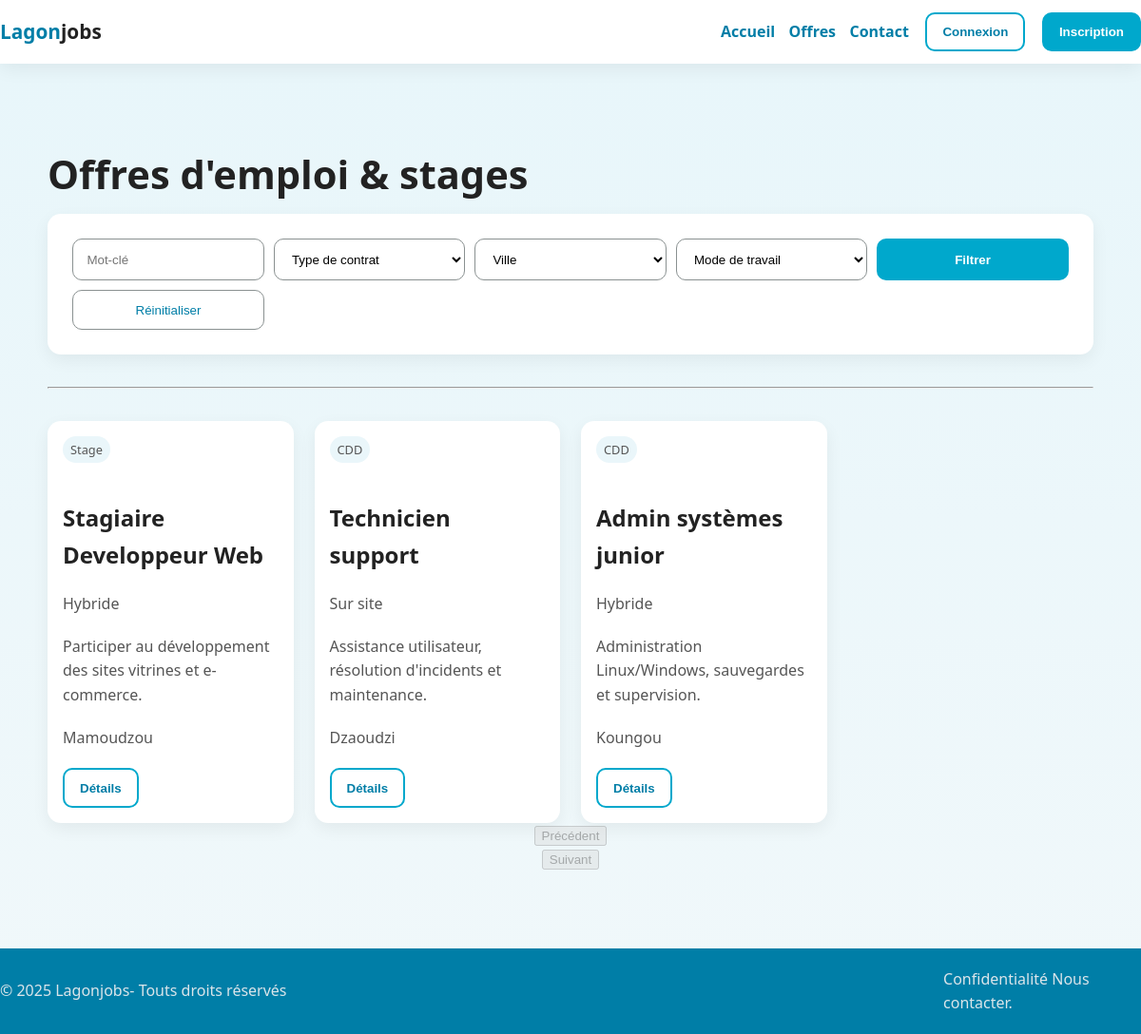
Before: /Frontoffice/offres.php with the older database file.
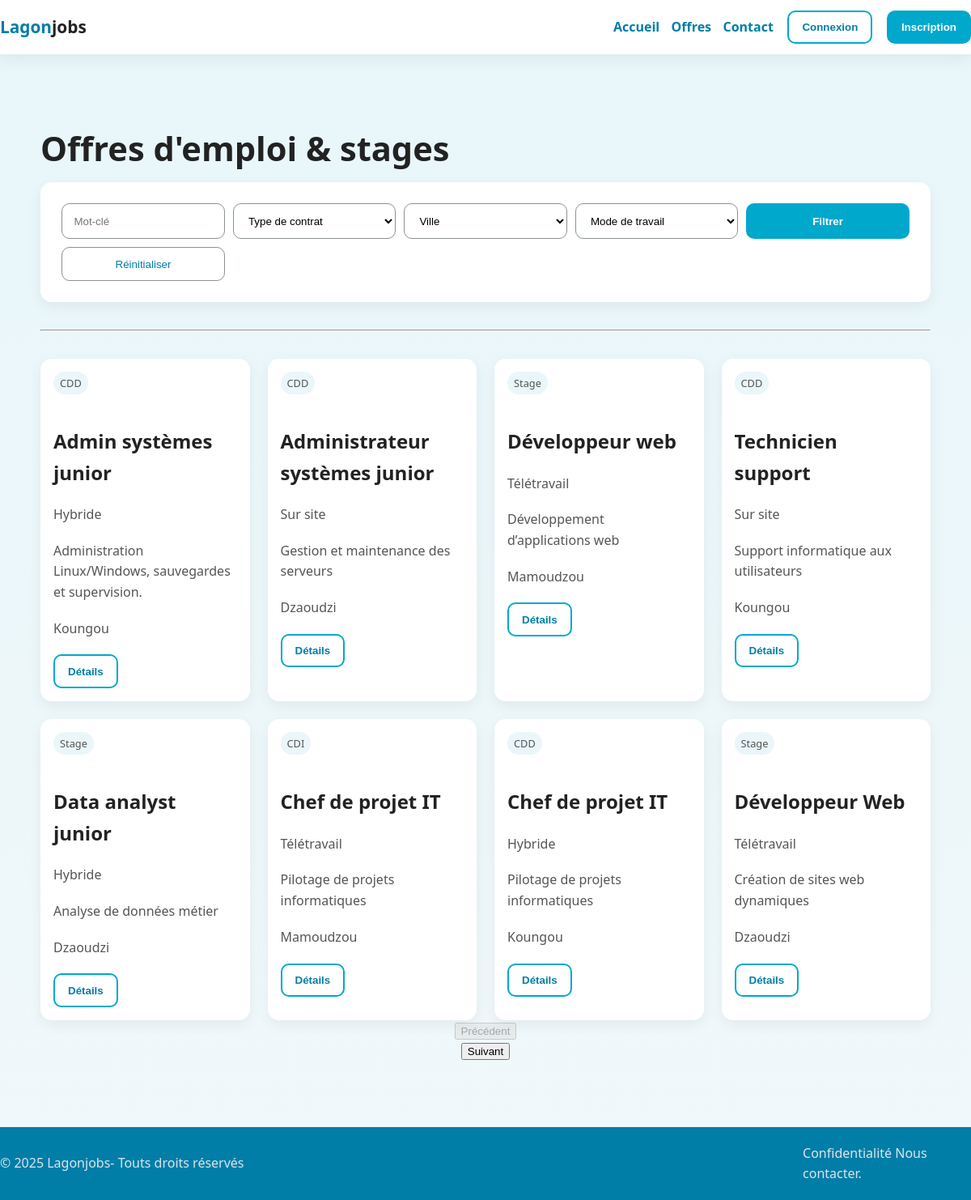
After: the same page with the newer database file.
### tables this page shows
CREATE TABLE `offres` (
  `Id` int(11) NOT NULL,
  `Titre` varchar(50) NOT NULL,
  `Description` text NOT NULL,
  `Mission` text NOT NULL,
  `Profil` text NOT NULL,
  `Id_contrat` int(11) NOT NULL,
  `Id_ville` int(11) NOT NULL,
  `Id_mode_de_travail` int(11) NOT NULL,
  `Date_debut` date NOT NULL,
  `Date_fin` date NOT NULL,
  `Id_status` int(11) NOT NULL
);

CREATE TABLE `types_de_contrat` (
  `Id` int(11) NOT NULL,
  `Contrat` varchar(50) NOT NULL
);

CREATE TABLE `modes_de_travail` (
  `Id` int(11) NOT NULL,
  `Mode_de_travail` varchar(50) NOT NULL
);

CREATE TABLE `villes` (
  `Id` int(11) NOT NULL,
  `Nom_ville` varchar(50) NOT NULL
);

### Frontoffice/select.php (called while the page is built, shortened)
<?php
$sql = "SELECT of.Id,
of.Titre,
tdc.Contrat,
vil.Nom_ville,
of.Id_status,
mdt.Mode_de_travail,
of.Description,
of.Mission,
of.Profil,
of.Date_debut,
of.Date_fin,
TIMESTAMPDIFF(DAY, of.Date_debut, of.Date_fin) as nb_jours
FROM offres of
JOIN status st ON of.Id_status=st.Id
JOIN types_de_contrat tdc ON of.Id_contrat=tdc.Id
JOIN villes vil ON of.Id_ville=vil.Id
JOIN modes_de_travail mdt ON of.Id_mode_de_travail=mdt.Id
WHERE of.Id_status = 1
";
$params = [];
$page_actuel=1;
$sl = "SELECT COUNT(Id) FROM `offres`";
$stmt = $pdo->prepare($sl);
$stmt->execute();
$nbOffres=$stmt->fetchColumn();
$nbDePages = intdiv($nbOffres, 8);
if (($nbOffres%8)!= 0){
    $nbDePages+=1;
}
$debut = ($page_actuel * 8) - 8;
$sql.=" ORDER BY of.Id LIMIT ".$debut.",8";
$stmt = $pdo->prepare($sql);
$stmt->execute($params);
$offres=$stmt->fetchall();
?>

### Frontoffice/session.php (called while the page is built, shortened)
<?php
require_once(__DIR__ . '/select.php');
?>

### Frontoffice/offres.php (the view, shortened to what this page needs)
<?php
require_once('../asset/configmysql.php');
require_once(__DIR__ . '/session.php');
require_once(__DIR__ . '/select.php');
?>
<!DOCTYPE html>
<html lang="en">
<head>
    <link rel="stylesheet" href="../css/style.css">
</head>
<body>
  <header class="site-header header-inner">
    <span class="logo"><a href="gestion_offre.html">Lagon</a>jobs</span>
    <nav class="nav">
        <a href="index.php">Accueil</a>
        <a href="offres.php">Offres</a>
        <a href="contact.php">Contact</a>
        <?php
        if(!isset($_SESSION['LOG_USER'])){
        ?>
            <button class="btn btn-outline" onclick="window.location.href='connexion.php'">Connexion</button>
            <button class="btn" onclick="window.location.href='inscription.php'">Inscription</button>
        <?php }else{ ?>
            <button class="btn" onclick="window.location.href='deconnexion.php'">Deconnexion</button>
        <?php } ?>
    </nav>
  </header>
  <main class="hero">
    <div class="container">
      <h1>Offres d'emploi & stages</h1>
        <form action="offres.php" method="POST" class="form filter-bar">
            <?php if (!isset($_POST['motcle'])){ ?>
              <input type="text" name="motcle" placeholder="Mot-clé">
            <?php }else { ?>
              <input type="text" name="motcle" placeholder="Mot-clé" value="<?php echo $_POST['motcle'] ?>">
            <?php } ?>
            <select name="type_de_contrat" >
                <option value="">Type de contrat</option>
            </select>
            <select name="ville" >
                <option value="">Ville</option>
            </select>
            <select name="mode_de_travail" >
              <option value="">Mode de travail</option>
            </select>
            <button type="submit" class="btn">Filtrer</button>
            <input class="btn-outline" type="button" onclick="window.location.href='offres.php'" value="Réinitialiser">
        </form> <br>
      <hr>
      <br>
      <section class="cards">
        <?php
        for ($i=0; $i < count($offres); $i++) {
        ?>
        <article class="card">
          <p class="badge"><?php echo $offres[$i]['Contrat']; ?></p>
          <h2><?php echo $offres[$i]['Titre']; ?></h2>
          <p><?php echo $offres[$i]['Mode_de_travail']; ?></p>
          <p><?php echo $offres[$i]['Description']; ?></p>
          <p><?php echo $offres[$i]['Nom_ville']; ?></p>
          <form action="details_offres.php" method="get">
              <button type="submit" class="btn btn-outline">Détails</button>
          </form>
        </article>
        <?php
          }
        ?>
      </section>
    </div>
      <center>
          <?php if (($page_actuel - 1) < 1 ){ ?>
              <form action="offres.php" method="get">
                <button type="submit" disabled>Précédent</button>
              </form>
          <?php } ?>
          <?php if (($page_actuel + 1) > $nbDePages){ ?>
              <form action="offres.php" method="get">
                <button type="submit" disabled>Suivant</button>
              </form>
          <?php }else{ ?>
              <form action="offres.php" method="get">
                    <button type="submit">Suivant</button>
                </form>
          <?php } ?>
      </center>
  </main>
  <footer class="site-footer footer-inner">
    <p class="container">© 2025 Lagonjobs- Touts droits réservés</p>
    <a href="contact.php">Confidentialité Nous contacter.</a>
  </footer>
</body>
</html>

### css/style.css (style rules this page uses)
:root { --lagon:#00A8CC; --lagon-dark:#007EA7; --bg:#F5F9FA; --text:#222222; --text-2:#555555; --success:#4CAF50; --error:#E63946; --card:#ffffff; --shadow:0 6px 18px rgba(0,0,0,.06); --radius:14px; --radius-sm:10px; --space:clamp(14px, 2.8vw, 22px); }
* { box-sizing:border-box }
html,body { margin:0;padding:0 }
body { font-family: system-ui, -apple-system, "Segoe UI", Roboto, "Helvetica Neue", Arial, "Noto Sans", "Liberation Sans", sans-serif; color:var(--text); background:var(--bg); line-height:1.6; }
.container { width:min(1100px, 92vw); margin:auto }
a { color:var(--lagon-dark); text-decoration:none }
.btn { background:var(--lagon); color:#fff; padding:.7rem 1rem; border-radius:10px; display:inline-block; font-weight:600; border:2px solid var(--lagon); transition:all .2s ease; }
.btn-outline { background:transparent; color:var(--lagon-dark) }
.site-header { position:sticky; top:0; z-index:10; background:#fff; box-shadow:var(--shadow); }
.header-inner { display:flex; align-items:center; justify-content:space-between; padding:.8rem 0 }
.logo { font-weight:800; font-size:1.3rem; color:var(--text) }
.nav { display:flex; gap:.9rem; align-items:center }
.nav a { font-weight:600 }
.nav .btn, .nav .btn-outline { margin-left:.2rem }
.hero { padding: clamp(40px, 8vw, 80px) 0; background: linear-gradient(180deg, #E8F6FA 0%, rgba(232,246,250,0.4) 100%); border-bottom:1px solid #e7eef1; }
.hero h1 { font-size:clamp(1.8rem, 4vw, 2.6rem); margin:.2rem 0 .5rem 0 }
.hero p { color:var(--text-2); margin:0 0 1.2rem 0 }
.hero .card { background:var(--card); padding:1rem; border-radius:var(--radius); box-shadow:var(--shadow); }
.cards { display:grid; grid-template-columns: repeat(auto-fill,minmax(250px,1fr)); gap:clamp(14px, 2.4vw, 22px) }
.card { background:var(--card); padding:1rem; border-radius:var(--radius); box-shadow:var(--shadow); }
.badge { display:inline-block; font-size:.8rem; background:#eaf6fa; color:var(--lagon-dark); padding:.25rem .5rem; border-radius:999px; margin-right:.35rem }
.site-footer { background:#007EA7; color:#dbe5ea; }
.footer-inner { display:flex; justify-content:space-between; align-items:center; padding:1.2rem 0 }
.footer-inner a { color:#dbe5ea }
.form { background:#fff; padding:clamp(18px, 3vw, 26px); border-radius:var(--radius); box-shadow:var(--shadow); }
.form input, .form select, .form textarea { width:100%; padding:.8rem .9rem; border:1px solid #8a9191; border-radius:10px; background:#fff; }
.filter-bar { display:grid; grid-template-columns: repeat(5, minmax(120px, 1fr)); gap:.6rem; }
html, body { height: 100%; }
body { display: flex; flex-direction: column; }
main { flex: 1; }
footer { background: #111; color: white; }

Changed rows visible on the page:
removed offres: Id_contrat.Contrat "Stage", Titre "Stagiaire Developpeur Web", Id_mode_de_travail.Mode_de_travail "Hybride", Description "Participer au développement des sites vitrines et e-commerce.", Id_ville.Nom_ville "Mamoudzou"
no longer on this page (row edited): offres: Id_contrat.Contrat "CDD", Titre "Technicien support", Id_mode_de_travail.Mode_de_travail "Sur site", Description "Assistance utilisateur, résolution d'incidents et maintenance.", Id_ville.Nom_ville "Dzaoudzi"
added offres: Id_contrat.Contrat "CDD", Titre "Administrateur systèmes junior", Id_mode_de_travail.Mode_de_travail "Sur site", Description "Gestion et maintenance des serveurs", Id_ville.Nom_ville "Dzaoudzi"
added offres: Id_contrat.Contrat "Stage", Titre "Développeur web", Id_mode_de_travail.Mode_de_travail "Télétravail", Description "Développement d’applications web", Id_ville.Nom_ville "Mamoudzou"
added offres: Id_contrat.Contrat "CDD", Titre "Technicien support", Id_mode_de_travail.Mode_de_travail "Sur site", Description "Support informatique aux utilisateurs", Id_ville.Nom_ville "Koungou"
added offres: Id_contrat.Contrat "Stage", Titre "Data analyst junior", Id_mode_de_travail.Mode_de_travail "Hybride", Description "Analyse de données métier", Id_ville.Nom_ville "Dzaoudzi"
added offres: Id_contrat.Contrat "CDI", Titre "Chef de projet IT", Id_mode_de_travail.Mode_de_travail "Télétravail", Description "Pilotage de projets informatiques", Id_ville.Nom_ville "Mamoudzou"
added offres: Id_contrat.Contrat "CDD", Titre "Chef de projet IT", Id_mode_de_travail.Mode_de_travail "Hybride", Description "Pilotage de projets informatiques", Id_ville.Nom_ville "Koungou"
added offres: Id_contrat.Contrat "Stage", Titre "Développeur Web", Id_mode_de_travail.Mode_de_travail "Télétravail", Description "Création de sites web dynamiques", Id_ville.Nom_ville "Dzaoudzi"
